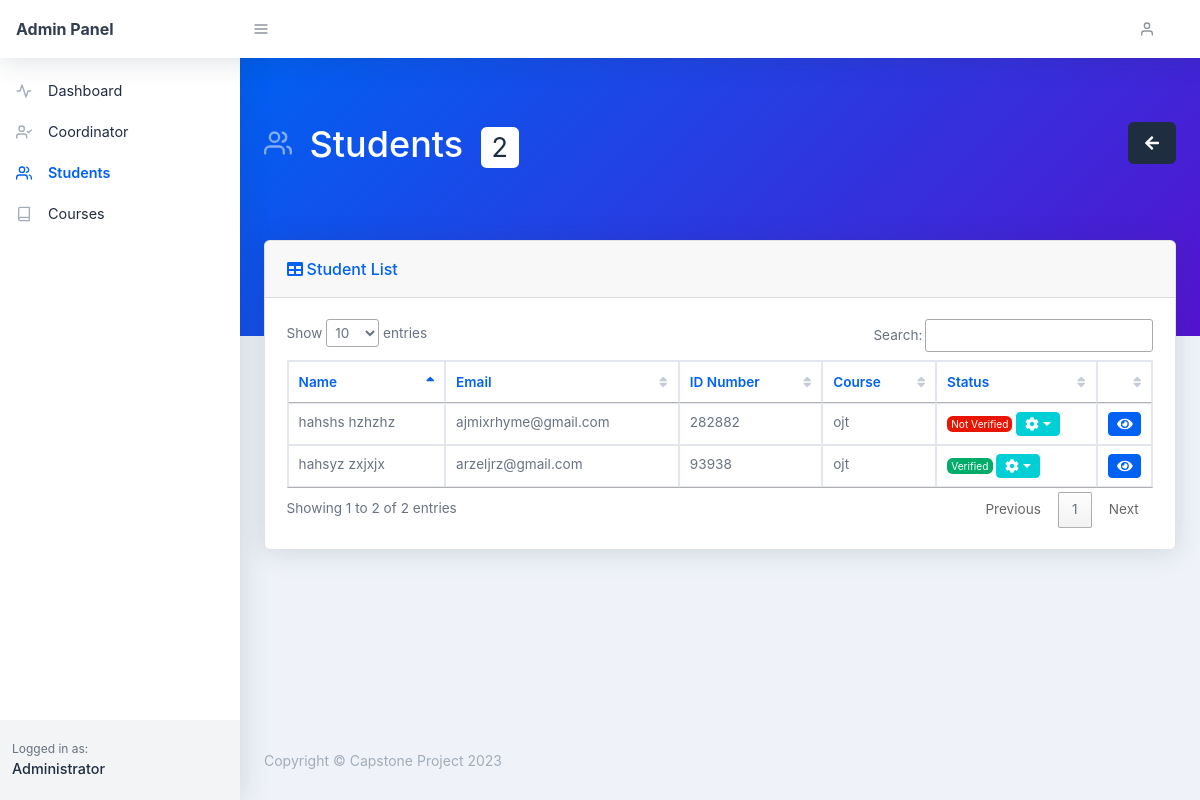
The page /admin/students.php (signed in) on the database its author committed.
### tables this page shows
CREATE TABLE `tbl_student` (
  `student_id` int(11) NOT NULL,
  `student_id_number` text NOT NULL,
  `first_name` text NOT NULL,
  `last_name` text NOT NULL,
  `course_id` int(11) NOT NULL,
  `contact_number` text NOT NULL,
  `address` text NOT NULL,
  `school_year` text NOT NULL,
  `organization_id` int(11) NOT NULL,
  `start_date` text NOT NULL,
  `required_hours` text NOT NULL,
  `isVerified` text NOT NULL
);

CREATE TABLE `tbl_user` (
  `user_id` int(11) NOT NULL,
  `user_email` text NOT NULL,
  `user_password` text NOT NULL,
  `user_status` text NOT NULL,
  `user_role` text NOT NULL,
  `created_at` timestamp NOT NULL DEFAULT current_timestamp() ON UPDATE current_timestamp(),
  `isVerified` text NOT NULL
);

CREATE TABLE `tbl_course` (
  `course_id` int(11) NOT NULL,
  `course_code` text NOT NULL,
  `course_name` text NOT NULL
);

### classes/AutoLoader.php (called while the page is built, shortened)
<?php
function myAutoLoader($className) {
    $url = $_SERVER['HTTP_HOST'].$_SERVER['REQUEST_URI'];
    if (strpos($url, 'classes') !== false) {
        $path = '../../classes/';
    } else {
        $path = '../classes/';
    }
    $extension = '.class.php';
}

### config/Database.class.php (called while the page is built, shortened)
<?php
class Database
{
    protected $hostname = "localhost";
    protected $username = "root";
    protected $password = "arzelzolina10";
    protected $database = "ojt_rms_system";
    public function __construct()
    {
        try {
            $this->connection = new PDO("mysql:host=$this->hostname;dbname=$this->database", $this->username, $this->password);
        } catch (PDOException $e) {
            echo "Connection failed: " . $e->getMessage();
        }
    }
}

### admin/init.php (called while the page is built, shortened)
<?php
require_once('../classes/AutoLoader.php');
$get_student = new Student();
$students = $get_student->getAllStudents();

### classes/Student.class.php (called while the page is built, shortened)
<?php
require_once('../config/Database.class.php');
class Student extends Database{
    public function getAllStudents(){
        $sql = "SELECT * FROM tbl_student INNER JOIN tbl_user ON tbl_student.student_id = tbl_user.user_id INNER JOIN tbl_course ON tbl_student.course_id = tbl_course.course_id INNER JOIN tbl_organization ON tbl_student.organization_id = tbl_organization.organization_id ORDER BY tbl_student.first_name ASC";
        $stmt = $this->connection->prepare($sql);
        $stmt->execute();
        $result = $stmt->fetchAll();
        return $result;
    }
}

### admin/students.php (the view, shortened to what this page needs)
<?php
require_once('init.php');
$title = 'Students';
?>
<?php require_once('components/header.php'); ?>
<?php require_once('components/sidebar.php'); ?>
<div id="layoutSidenav_content">
    <main>
        <div class="page-header pb-10 page-header-dark bg-gradient-primary-to-secondary">
            <div class="container-fluid">
                <div class="page-header-content">
                    <h1 class="page-header-title d-inline-block">
                        <div class="page-header-icon"><i data-feather="users"></i></div>
                        <span>
                            <?= $title; ?> <span class="badge badge-white ml-2"><?=count($students); ?></span>
                        </span>
                    </h1>
                    <div class="float-right">
                        <a class="btn btn-dark btn-icon-split ml-2" href="index.php">
                            <span class="icon text-white-600">
                                <i class="fas fa-arrow-left"></i>
                            </span>
                        </a>
                    </div>
                </div>
            </div>
        </div>
        <div class="container-fluid mt-n10">
            <div class="card mb-4">
                <div class="card-header">
                    <i class="fas fa-table mr-1"></i>
                    Student List
                </div>
                <div class="card-body">
                    <?php if(count($students) > 0): ?>
                    <div class="datatable table-responsive">
                        <table class="table table-bordered table-hover" id="dataTable" width="100%" cellspacing="0">
                            <thead>
                                <tr>
                                    <th>Name</th>
                                    <th>Email</th>
                                    <th>ID Number</th>
                                    <th>Course</th>
                                    <th>Status</th>
                                    <th></th>
                                </tr>
                            </thead>
                            <tbody>
                                <?php foreach($students as $student): ?>
                                <tr>
                                    <td>
                                        <?=$student['first_name'] . ' ' . $student['last_name']; ?>
                                    </td>
                                    <td>
                                        <?=$student['user_email']; ?>
                                    </td>
                                    <td>
                                        <?=$student['student_id_number']; ?>
                                    </td>
                                    <td>
                                        <?=$student['course_name']; ?>
                                    </td>
                                    <td>
                                    <?php if($student['isVerified'] == 1): ?>
                                        <span class="badge badge-success">
                                            Verified
                                        </span>
                                        <?php else: ?>
                                        <span class="badge badge-danger">
                                            Not Verified
                                        </span>
                                        <?php endif; ?>
                                        <button type="button" class="btn btn-info btn-sm dropdown-toggle text-white"
                                            id="student_verify_option" role="button" data-toggle="dropdown"
                                            aria-haspopup="true" aria-expanded="false">
                                            <i class="fas fa-cog"></i>
                                        </button>
                                    </td>
                                    <td>
                                        <a href="student.php?student_id=<?=$student['student_id']; ?>"
                                            class="btn btn-primary btn-sm" title="View">
                                            <i class="fas fa-eye"></i>
                                        </a>
                                    </td>
                                </tr>
                                <?php endforeach; ?>
                            </tbody>
                        </table>
                    </div>
                    <?php else: ?>
                    <div class="alert alert-info">
                        <i class="fas fa-info-circle"></i> No students found.
                    </div>
                    <?php endif; ?>
                </div>
            </div>
        </div>
    </main>
    <?php require_once('components/footer.php'); ?>

### rows shown on the page
tbl_student: first_name "hahshs", last_name "hzhzhz", student_id.user_email "ajmixrhyme@gmail.com", student_id_number "282882", course.course_name "ojt", shows "Not Verified"
tbl_student: first_name "hahsyz", last_name "zxjxjx", student_id.user_email "arzeljrz@gmail.com", student_id_number "93938", course.course_name "ojt", shows "Verified"

### other values the page prints
$title "Students"
count($students) "2"
